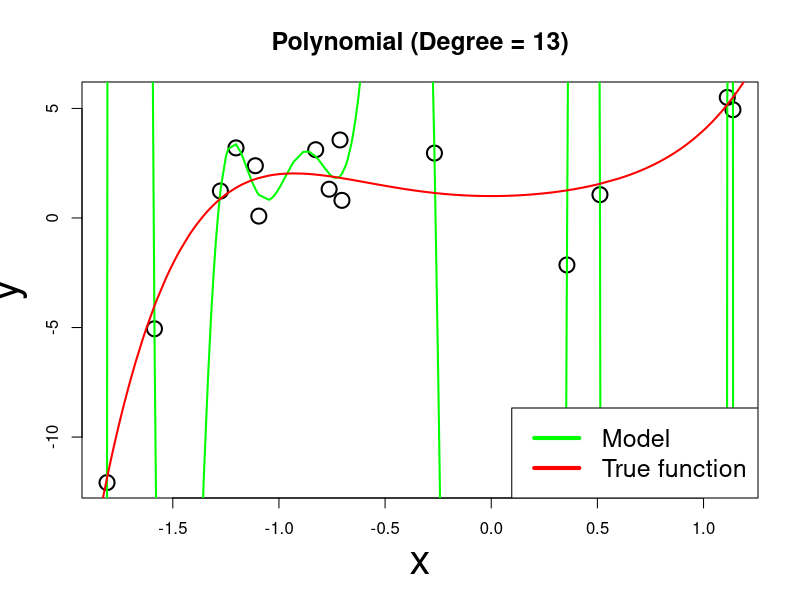

R code for this plot:
library(ggplot2)

xplot = runif(300, -2, 1.5)
yplot = xplot^5 + 2* xplot^2 + 1 + rnorm(100, 0, 1.25)
ytrue = xplot^5 + 2* xplot^2 + 1

tot_data = data.frame(x = xplot, y = yplot)
tot_data_plot = data.frame(x = xplot, y = ytrue)
# plot(xplot,ytrue)

#seed 176 used
set.seed(176)
size <- floor(0.05 * length(xplot))
indices <- sample(seq_len(length(xplot)), size = size)

train <- tot_data[indices,]
test <- tot_data[-indices,]

# xtrain <- xplot[indices]
# ytrain <- xtrain^5 + 2* xtrain^2 + 1 + rnorm(length(xtrain), 0, 1.25)
# train <- data.frame(x = xtrain, y = ytrain)

# xtest <- xplot[-indices]
# ytest <- xtest^5 + 2* xtest^2 + 1 + rnorm(length(xtest), 0, 1.25)

model = lm(y ~ x, data = train)
model = lm(y ~ x + I(x^2) + I(x^3) + I(x^4) + I(x^5), data=train)
# model = lm(y ~ x + I(x^2) + I(x^3) + I(x^4) + I(x^5) + I(x^6) + I(x^7) + I(x^8) , data=train)
# model = lm(y ~ x + I(x^2) + I(x^3) + I(x^4) + I(x^5) + I(x^6), data=train)
model = lm(y ~ x + I(x^2) + I(x^3) + I(x^4) + I(x^5) + I(x^6) + I(x^7) + I(x^8) + I(x^9) + I(x^10) + I(x^11) + I(x^12) + I(x^13), data=train)

# model = lm(y ~ x + I(x^2) + I(x^3) + I(x^4) + I(x^5) + I(x^6) + I(x^7) + I(x^8) + I(x^9) + I(x^10) 
#            + I(x^11) + I(x^12) + I(x^13) + I(x^14) + I(x^15) + I(x^16) + I(x^17) + I(x^18), data=train)

preds = predict(model, tot_data)
predstest = predict(model, test)
plotmodel = data.frame(x = xplot, preds = preds)
plotmodel = plotmodel[order(plotmodel$x),]

plottrue = tot_data_plot[order(tot_data_plot$x),]

plot(train$x, train$y, cex = 2, lwd = 2, xlab = 'x', ylab = 'y', cex.lab = 2.5, main = "Polynomial (Degree = 13)", cex.main = 1.5)
lines(plotmodel$x,plotmodel$preds, lwd = 2, col = "green")
lines(plottrue$x, plottrue$y, lwd = 2, col = 'red')
legend(x = "bottomright", legend=c("Model", "True function"),
       col=c("green", "red"), lty=c(1,1), lwd = 4, cex=1.5)

summary(model)

rmse.train <- sqrt(mean(model$residuals^2))
rmse.test <- sqrt(mean((test$y - predstest)^2))
